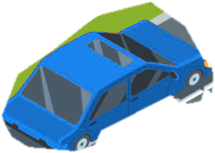
#> input picture driving_rule_animations_suite/assets/vehicles/car_blue_ne.png, 215 x 153 px, given in place of school_bus_isometric_ne_1792734465120.jpg, which was not available
$ python extract_bus.py
#> lines starting #> are read from the running program, lines starting #| are printed output that depends on the picture; after the words box and inside, x2 and y2 are one past the last pixel; in counts of white or black regions, pixels touching at a corner belong together
import cv2
import numpy as np
from PIL import Image

src_path = r'C:\Users\lokes\.gemini\antigravity\brain\caa5acd3-4748-4207-a500-32b7a79c085f\school_bus_isometric_ne_1792734465120.jpg'
out_path = r'C:\tx_dmv\driving_rule_animations_suite\assets\vehicles\school_bus_tx_ne_clean.png'

img = Image.open(src_path).convert('RGB')
arr = np.array(img)
h, w, _ = arr.shape
#> h = 153; w = 215

# Grayscale & brightness
gray = cv2.cvtColor(arr, cv2.COLOR_RGB2GRAY)

# Find background by flood-filling from borders where gray > 235
# We create a mask for flood fill (h+2, w+2)
flood_mask = np.zeros((h + 2, w + 2), dtype=np.uint8)

# Binary threshold for initial white background candidate
# Any pixel with gray > 235 and low saturation (difference between max and min channel < 20)
diff = np.max(arr, axis=2).astype(int) - np.min(arr, axis=2).astype(int)
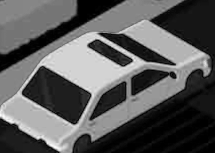
#> diff: shape (153, 215) int64; min 0, max 252, mean 90.6
is_white_candidate = (gray > 238) & (diff < 18)
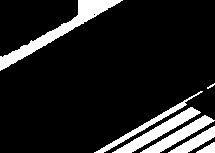
#> is_white_candidate: shape (153, 215) bool; 12.9% white; 7 white regions (1 under 20 px), largest, box (x1, y1, x2, y2) and area: (0, 0, 123, 71) 1521, (112, 107, 201, 153) 872, (140, 115, 215, 153) 713, (94, 91, 203, 153) 555, (168, 126, 215, 153) 444, (196, 142, 215, 153) 117

# We want to flood fill from edges to find all exterior background
bg_mask = np.zeros((h, w), dtype=np.uint8)
# Fill from the four corners and border points
border_pts = []
for x in range(0, w, 10):
    border_pts.append((x, 0))
    border_pts.append((x, h - 1))
for y in range(0, h, 10):
    border_pts.append((0, y))
    border_pts.append((w - 1, y))

# Convert candidate to uint8 for cv2
cand_u8 = (is_white_candidate.astype(np.uint8)) * 255
# FloodFill needs connectivity
for px, py in border_pts:
    if cand_u8[py, px] == 255:
        cv2.floodFill(cand_u8, None, (px, py), 128)
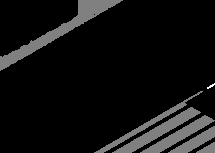
#> cand_u8: shape (153, 215); min 0, max 255, mean 16.6

# Exterior pure background is where cand_u8 == 128
exterior_pure_bg = (cand_u8 == 128)

# Shadow region: pixels on the ground under the vehicle that are darker than white,
# located in the lower half of the image (y > 450) and outside the main vehicle body
# Let's inspect the shadow
shadow_alpha = np.zeros((h, w), dtype=np.float32)
# Any exterior pixel (or adjacent to pure bg) with gray < 245
for y in range(400, h):
    for x in range(w):
        if gray[y, x] < 248:
            # darkness measure
            darkness = 248.0 - float(gray[y, x])
            if darkness > 2.0:
                shadow_alpha[y, x] = min(darkness * 1.3, 160.0)
#> shadow_alpha: shape (153, 215) float32; every value is 0

# Now, vehicle body is everything that is NOT exterior pure background and NOT ground shadow
# Let's refine vehicle body mask
# Vehicle body is a connected component
# Let's find contours of non-pure-bg
non_bg = (~exterior_pure_bg).astype(np.uint8) * 255
# Morphology close to fill small gaps
kernel = cv2.getStructuringElement(cv2.MORPH_ELLIPSE, (5, 5))
#> kernel = [[0, 0, 1, 0, 0], [1, 1, 1, 1, 1], [1, 1, 1, 1, 1], [1, 1, 1, 1, 1], [0, 0, 1, 0, 0]]
closed = cv2.morphologyEx(non_bg, cv2.MORPH_CLOSE, kernel)
#> closed: shape (153, 215); 87.4% white; 6 black regions

# Find largest contour - that's the bus + its immediate shadow
contours, _ = cv2.findContours(closed, cv2.RETR_EXTERNAL, cv2.CHAIN_APPROX_SIMPLE)
#> contours = 3 contours; box (x1, y1, x2, y2) and area: (0, 0, 215, 153) 25202, (0, 0, 78, 57) 2800, (188, 137, 215, 153) 76
largest_cnt = max(contours, key=cv2.contourArea)
#> largest_cnt = contour of 538 points, box (x1, y1, x2, y2) (0, 0, 215, 153), area 25202

# Let's find tire bottom contact points to separate bus body from ground shadow
# In our image, let's find the lowest tire pixels
# The bus tires are black (low gray, e.g. gray < 80)
tire_mask = (gray < 75) & (y_indices := np.arange(h)[:, None] > 550)
#> tire_mask: shape (153, 215) bool; every value is 0

# Let's create an RGBA output image
rgba = np.zeros((h, w, 4), dtype=np.uint8)

# For shadow: RGB = (0, 0, 0), A = shadow_alpha
rgba[:, :, 0] = 0
rgba[:, :, 1] = 0
rgba[:, :, 2] = 0
rgba[:, :, 3] = np.clip(shadow_alpha, 0, 180).astype(np.uint8)

# Now place vehicle body on top:
# Where is vehicle body?
# Inside largest contour, and NOT pure white background
body_mask = np.zeros((h, w), dtype=np.uint8)
cv2.drawContours(body_mask, [largest_cnt], -1, 255, -1)
#> body_mask: shape (153, 215); 78.2% white; 5 black regions, box (x1, y1, x2, y2) and area: (0, 0, 121, 71) 4415, (114, 107, 200, 153) 868, (142, 115, 213, 153) 708, (170, 126, 215, 153) 664, (96, 102, 186, 153) 509

# However, the contour might include ground shadow.
# Ground shadow has high gray (>130) and is at the bottom, OR has very low saturation.
# The bus body is either yellow (diff > 40), or dark black (gray < 85), or tinted glass (gray 70..130), or white roof hatch (inside roof, y < 450)
is_body = np.zeros((h, w), dtype=bool)
for y in range(h):
    for x in range(w):
        if body_mask[y, x] == 255:
            g = float(gray[y, x])
            d = float(diff[y, x])
            if y < 650: # Upper body and roof
                if g < 240 or d > 15: # Not pure white background
                    is_body[y, x] = True
            else: # Lower wheels and bumper area
                # Wheels, bumper, rub rails are dark (g < 90) or yellow body (d > 35)
                if g < 90 or d > 30:
                    is_body[y, x] = True
                elif g < 180 and d > 15:
                    is_body[y, x] = True
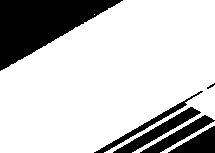
#> is_body: shape (153, 215) bool; 78% white; 6 black regions (1 under 20 px), largest, box (x1, y1, x2, y2) and area: (0, 0, 123, 71) 4428, (113, 107, 201, 153) 871, (140, 115, 215, 153) 713, (168, 126, 215, 153) 666, (94, 91, 203, 153) 553

# Dilate body slightly to capture antialiased edges
body_u8 = is_body.astype(np.uint8) * 255
# Remove small noise
num_labels, labels, stats, centroids = cv2.connectedComponentsWithStats(body_u8)
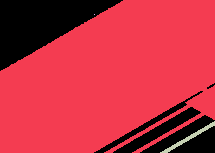
#> labels: shape (153, 215) int32; 4 distinct labels, from 0 to 3; one colour per label, 0 black
#> num_labels = 4; stats = [[0, 0, 215, 153, 7249], [0, 0, 215, 153, 25417], [94, 14, 1, 1, 1], [160, 121, 55, 32, 228]]; centroids = [[91.4, 66.13], [110.7, 78.26], [94, 14], [188.5, 137.5]]
main_label = 0
max_area = 0
for l in range(1, num_labels):
    if stats[l, cv2.CC_STAT_AREA] > max_area:
        max_area = stats[l, cv2.CC_STAT_AREA]
        main_label = l
#> this loop made 3 passes
#> max_area on pass 1: 25417
#> after the loop, main_label = 1; max_area = 25417

main_body = (labels == main_label)
#> main_body: shape (153, 215) bool; 77.3% white; 5 black regions (1 under 20 px), largest, box (x1, y1, x2, y2) and area: (0, 0, 123, 71) 4429, (140, 115, 215, 153) 1607, (113, 107, 201, 153) 871, (94, 91, 203, 153) 553

# Soft edge antialiasing for body
body_dist = cv2.distanceTransform(main_body.astype(np.uint8), cv2.DIST_L2, 3)
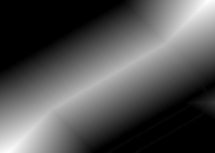
#> body_dist: shape (153, 215) float32; min 0, max 81.75, mean 26.3; drawn with min black and max white
body_alpha = np.clip(body_dist * 255.0, 0, 255).astype(np.uint8)
body_alpha[main_body] = 255

# Apply body over shadow
for c in range(3):
    rgba[:, :, c] = np.where(main_body, arr[:, :, c], rgba[:, :, c])
rgba[:, :, 3] = np.maximum(rgba[:, :, 3], np.where(main_body, 255, 0))
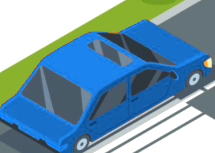
#> rgba: shape (153, 215, 4); mean of channels 0, 1, 2, 3 57.1, 94.4, 113.6, 197; transparent parts drawn white

# Clean crop bounding box with padding
# Find non-zero alpha bounding box
alpha_channel = rgba[:, :, 3]
y_nz, x_nz = np.where(alpha_channel > 5)
pad = 10
min_x = max(0, np.min(x_nz) - pad)
#> min_x = 0
max_x = min(w, np.max(x_nz) + pad)
#> max_x = 215
min_y = max(0, np.min(y_nz) - pad)
#> min_y = 0
max_y = min(h, np.max(y_nz) + pad)
#> max_y = 153

cropped = rgba[min_y:max_y, min_x:max_x]
Image.fromarray(cropped).save(out_path)
print(f'Saved extracted bus to {out_path}, size: {cropped.shape[1]}x{cropped.shape[0]}')
#| Saved extracted bus to C:\tx_dmv\driving_rule_animations_suite\assets\vehicles\school_bus_tx_ne_clean.png, size: 215x153

$ run again, on driving_rule_animations_suite/assets/vehicles/car_blue_nw.png
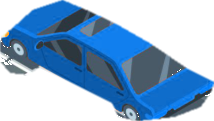
#> input picture driving_rule_animations_suite/assets/vehicles/car_blue_nw.png, 214 x 121 px, given in place of school_bus_isometric_ne_1792734465120.jpg, which was not available
#> is_white_candidate: shape (121, 214) bool; 12.6% white; 7 white regions (1 under 20 px), largest, box (x1, y1, x2, y2) and area: (12, 77, 97, 121) 832, (142, 0, 214, 42) 761, (0, 85, 70, 121) 670, (10, 61, 115, 121) 535, (0, 97, 42, 121) 381, (0, 113, 14, 121) 62
#> kernel = [[0, 0, 1, 0, 0], [1, 1, 1, 1, 1], [1, 1, 1, 1, 1], [1, 1, 1, 1, 1], [0, 0, 1, 0, 0]]
#> closed: shape (121, 214); 87.7% white; 6 black regions
#> contours = 4 contours; box (x1, y1, x2, y2) and area: (0, 0, 214, 121) 21210, (161, 0, 214, 27) 712, (0, 92, 49, 121) 154, (0, 108, 21, 121) 60
#> largest_cnt = contour of 394 points, box (x1, y1, x2, y2) (0, 0, 214, 121), area 21210
#> tire_mask: shape (121, 214) bool; every value is 0
#> body_mask: shape (121, 214); 83.6% white; 4 black regions, box (x1, y1, x2, y2) and area: (144, 0, 214, 41) 1528, (0, 85, 68, 121) 1395, (13, 77, 96, 121) 829, (27, 72, 113, 121) 489
#> after the loop `for y in range(h):`:
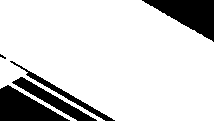
#> is_body: shape (121, 214) bool; 83.4% white; 5 black regions (1 under 20 px), largest, box (x1, y1, x2, y2) and area: (142, 0, 214, 42) 1534, (0, 85, 70, 121) 1397, (12, 77, 97, 121) 832, (10, 61, 115, 121) 533
#> num_labels = 2; stats = [[0, 0, 214, 121, 4310], [0, 0, 214, 121, 21584]]; centroids = [[93.03, 70.73], [109.2, 57.86]]
#> the loop `for l in range(1, num_labels):` made 1 pass
#> max_area on pass 1: 21584
#> after the loop `for l in range(1, num_labels):`: main_label = 1; max_area = 21584
#> `rgba[:, :, 3] = np.maximum(rgba[:, :, 3], np.where(main_body, 255, 0))`:
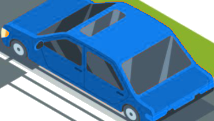
#> rgba: shape (121, 214, 4); mean of channels 0, 1, 2, 3 51, 95.6, 129.1, 212.6; transparent parts drawn white
#> min_x = 0
#> max_x = 214
#> min_y = 0
#> max_y = 121
#| Saved extracted bus to C:\tx_dmv\driving_rule_animations_suite\assets\vehicles\school_bus_tx_ne_clean.png, size: 214x121

$ run again, on driving_rule_animations_suite/assets/vehicles/car_blue_sw_clean.png
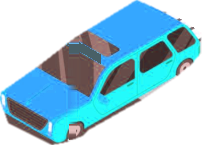
#> input picture driving_rule_animations_suite/assets/vehicles/car_blue_sw_clean.png, 202 x 145 px, given in place of school_bus_isometric_ne_1792734465120.jpg, which was not available
#> is_white_candidate: shape (145, 202) bool; 8.1% white; 14 white regions (3 under 20 px), largest, box (x1, y1, x2, y2) and area: (156, 118, 202, 145) 628, (11, 1, 50, 29) 404, (0, 0, 42, 21) 359
#> exterior_pure_bg: shape (145, 202) bool; 5% white; 7 white regions (1 under 20 px), largest, box (x1, y1, x2, y2) and area: (156, 118, 202, 145) 628, (0, 0, 42, 21) 359, (75, 0, 97, 13) 153, (75, 0, 111, 21) 114, (154, 0, 174, 10) 111, (193, 25, 202, 38) 75
#> kernel = [[0, 0, 1, 0, 0], [1, 1, 1, 1, 1], [1, 1, 1, 1, 1], [1, 1, 1, 1, 1], [0, 0, 1, 0, 0]]
#> `closed = cv2.morphologyEx(non_bg, cv2.MORPH_CLOSE, kernel)`:
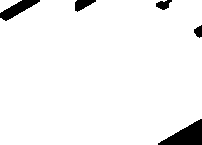
#> closed: shape (145, 202); 95.6% white; 5 black regions
#> contours = 2 contours; box (x1, y1, x2, y2) and area: (0, 0, 202, 145) 27490, (0, 0, 22, 13) 120
#> largest_cnt = contour of 148 points, box (x1, y1, x2, y2) (0, 0, 202, 145), area 27490
#> tire_mask: shape (145, 202) bool; every value is 0
#> body_mask: shape (145, 202); 95% white; 5 black regions, box (x1, y1, x2, y2) and area: (158, 119, 202, 145) 624, (0, 0, 40, 21) 505, (75, 0, 96, 12) 149, (156, 0, 172, 10) 100, (194, 25, 202, 38) 72
#> body_u8: shape (145, 202); 91.4% white; 14 black regions (3 under 20 px), largest, box (x1, y1, x2, y2) and area: (156, 119, 202, 145) 627, (0, 0, 42, 21) 507, (11, 1, 50, 29) 400
#> labels: shape (145, 202) int32; 4 distinct labels, from 0 to 3
#> num_labels = 4; stats = [[0, 0, 202, 145, 2506], [0, 0, 202, 145, 26782], [176, 13, 1, 1, 1], [190, 22, 1, 1, 1]]; centroids = [[94.86, 45.67], [101, 74.47], [176, 13], [190, 22]]
#> the loop `for l in range(1, num_labels):` made 3 passes
#> max_area on pass 1: 26782
#> after the loop `for l in range(1, num_labels):`: main_label = 1; max_area = 26782
#> `body_dist = cv2.distanceTransform(main_body.astype(np.uint8), cv2.DIST..`:
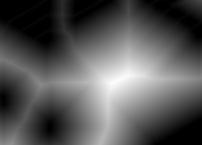
#> body_dist: shape (145, 202) float32; min 0, max 75.31, mean 25.8; drawn with min black and max white
#> min_x = 0
#> max_x = 202
#> min_y = 0
#> max_y = 145
#| Saved extracted bus to C:\tx_dmv\driving_rule_animations_suite\assets\vehicles\school_bus_tx_ne_clean.png, size: 202x145
